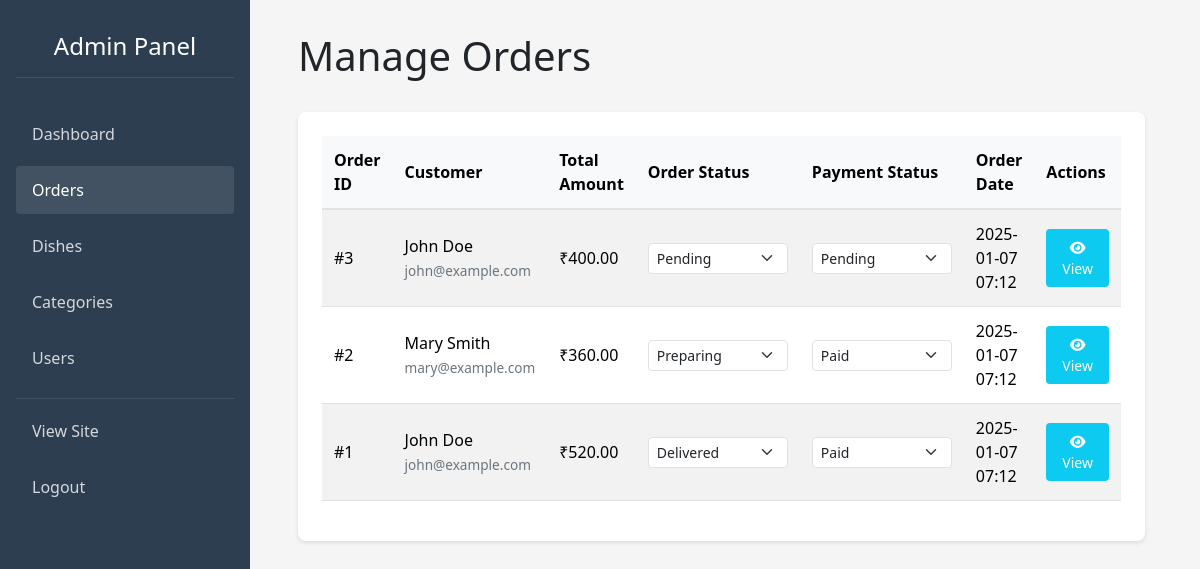
Screenshot of /php/views/admin/orders.php (signed in) with the database file from the repository.
### tables this page shows
CREATE TABLE `orders` (
  `order_id` INT NOT NULL AUTO_INCREMENT,
  `user_id` INT NOT NULL,
  `status` ENUM('pending','confirmed','preparing','delivered','cancelled') DEFAULT 'pending',
  `total_amount` DECIMAL(10,2) NOT NULL,
  `payment_status` ENUM('pending','paid','failed') DEFAULT 'pending',
  `delivery_address` TEXT NOT NULL,
  `created_at` TIMESTAMP DEFAULT CURRENT_TIMESTAMP,
  PRIMARY KEY (`order_id`),
  KEY `user_id` (`user_id`),
  CONSTRAINT `orders_ibfk_1` FOREIGN KEY (`user_id`) 
    REFERENCES `users` (`user_id`) ON DELETE CASCADE
);

CREATE TABLE `users` (
  `user_id` INT NOT NULL AUTO_INCREMENT,
  `email` VARCHAR(255) NOT NULL,
  `password_hash` VARCHAR(255) NOT NULL,
  `first_name` VARCHAR(50) NOT NULL,
  `last_name` VARCHAR(50) NOT NULL,
  `phone` VARCHAR(20),
  `address` TEXT NOT NULL,
  `is_admin` TINYINT(1) DEFAULT 0,
  `is_active` TINYINT(1) DEFAULT 1,
  PRIMARY KEY (`user_id`),
  UNIQUE KEY `email` (`email`)
);

### php/models/Order.php (called while the page is built, shortened)
<?php
class Order {
    private $pdo;
    public function __construct($pdo) {
        $this->pdo = $pdo;
    }
    public function getOrders($limit = 10, $offset = 0) {
        $stmt = $this->pdo->prepare('
            SELECT o.*, u.first_name, u.last_name, u.email, u.phone
            FROM orders o
            LEFT JOIN users u ON o.user_id = u.user_id
            ORDER BY o.order_id DESC
            LIMIT ? OFFSET ?
        ');
        $stmt->execute([$limit, $offset]);
        return $stmt->fetchAll(PDO::FETCH_ASSOC);
    }
}

### php/views/admin/orders.php (the view, shortened to what this page needs)
<?php
require_once dirname(dirname(__DIR__)) . '/db.php';
require_once dirname(dirname(__DIR__)) . '/models/Order.php';
$order = new Order($pdo);
$page = isset($_GET['page']) ? max(1, (int)$_GET['page']) : 1;
$perPage = 10;
$orders = $order->getOrders($perPage, ($page - 1) * $perPage);
?>
<!DOCTYPE html>
<html lang="en">
<head>
    <link href="https://cdn.jsdelivr.net/npm/bootstrap@5.3.2/dist/css/bootstrap.min.css" rel="stylesheet">
    <link href="https://cdnjs.cloudflare.com/ajax/libs/font-awesome/6.0.0/css/all.min.css" rel="stylesheet">
    <link rel="stylesheet" href="<?php echo SITE_URL; ?>/css/admin.css">
</head>
<body>
    <div class="admin-container">
        <?php include 'sidebar.php'; ?>
        <main class="admin-main">
            <div class="container-fluid">
                <div class="d-flex justify-content-between align-items-center mb-4">
                    <h1>Manage Orders</h1>
                </div>
                <?php if (empty($orders)): ?>
                    <div class="alert alert-info">No orders found.</div>
                <?php else: ?>
                    <div class="table-container">
                        <div class="table-responsive">
                            <table class="table table-striped table-hover">
                                <thead>
                                    <tr>
                                        <th>Order ID</th>
                                        <th>Customer</th>
                                        <th>Total Amount</th>
                                        <th>Order Status</th>
                                        <th>Payment Status</th>
                                        <th>Order Date</th>
                                        <th>Actions</th>
                                    </tr>
                                </thead>
                                <tbody>
                                    <?php foreach ($orders as $order): ?>
                                        <tr>
                                            <td>#<?= htmlspecialchars($order['order_id']) ?></td>
                                            <td>
                                                <p class="customer-info"><?= htmlspecialchars(trim($order['first_name'] . ' ' . $order['last_name'])) ?></p>
                                                <span class="customer-email"><?= htmlspecialchars($order['email']) ?></span>
                                            </td>
                                            <td>₹<?= htmlspecialchars(number_format($order['total_amount'], 2)) ?></td>
                                            <td>
                                                <select class="form-select form-select-sm status-select order-status" data-order-id="<?= $order['order_id'] ?>">
                                                    <?php foreach (['pending', 'confirmed', 'preparing', 'delivered', 'cancelled'] as $status): ?>
                                                        <option value="<?= $status ?>" <?= $order['status'] === $status ? 'selected' : '' ?>>
                                                            <?= ucfirst($status) ?>
                                                        </option>
                                                    <?php endforeach; ?>
                                                </select>
                                            </td>
                                            <td>
                                                <select class="form-select form-select-sm status-select payment-status" data-order-id="<?= $order['order_id'] ?>">
                                                    <?php foreach (['pending', 'paid', 'failed'] as $status): ?>
                                                        <option value="<?= $status ?>" <?= $order['payment_status'] === $status ? 'selected' : '' ?>>
                                                            <?= ucfirst($status) ?>
                                                        </option>
                                                    <?php endforeach; ?>
                                                </select>
                                            </td>
                                            <td><?= htmlspecialchars(date('Y-m-d H:i', strtotime($order['created_at']))) ?></td>
                                            <td>
                                                <a href="order_details.php?id=<?= $order['order_id'] ?>" class="btn btn-sm btn-info">
                                                    <i class="fas fa-eye"></i> View
                                                </a>
                                            </td>
                                        </tr>
                                    <?php endforeach; ?>
                                </tbody>
                            </table>
                        </div>
                    </div>
                <?php endif; ?>
            </div>
        </main>
    </div>
</body>
</html>

### css/admin.css (style rules this page uses)
body { margin: 0; padding: 0; display: flex; min-height: 100vh; background: #f5f5f5; }
.btn { padding: 0.5rem 1rem; border: none; border-radius: 4px; cursor: pointer; font-size: 0.875rem; transition: opacity 0.3s ease; }

### php/views/admin/orders.php (style rules this page uses)
.table td, .table th { vertical-align: middle; padding: 0.75rem; }
.table td select { min-width: 120px; }
.customer-info { margin-bottom: 0; }
.customer-email { font-size: 0.85em; color: #6c757d; }
.status-select { width: 140px !important; }
.admin-main { padding: 2rem; margin-left: 250px; width: calc(100% - 250px); }
.table-container { background: white; border-radius: 8px; box-shadow: 0 2px 4px rgba(0,0,0,0.1); padding: 1.5rem; margin-right: 1rem; }
.table thead th { background-color: #f8f9fa; border-bottom: 2px solid #dee2e6; }
.btn-info { color: white; }
.container-fluid { padding-right: 1rem; padding-left: 1rem; }

### rows the page displays
orders: order_id "3", user.last_name "John Doe", user.email "john@example.com", total_amount "400.00", status+order_id "Pending", payment_status+order_id "Pending", created_at "2025-01-07 07:12"
orders: order_id "2", user.last_name "Mary Smith", user.email "mary@example.com", total_amount "360.00", status+order_id "Preparing", payment_status+order_id "Paid", created_at "2025-01-07 07:12"
orders: order_id "1", user.last_name "John Doe", user.email "john@example.com", total_amount "520.00", status+order_id "Delivered", payment_status+order_id "Paid", created_at "2025-01-07 07:12"
